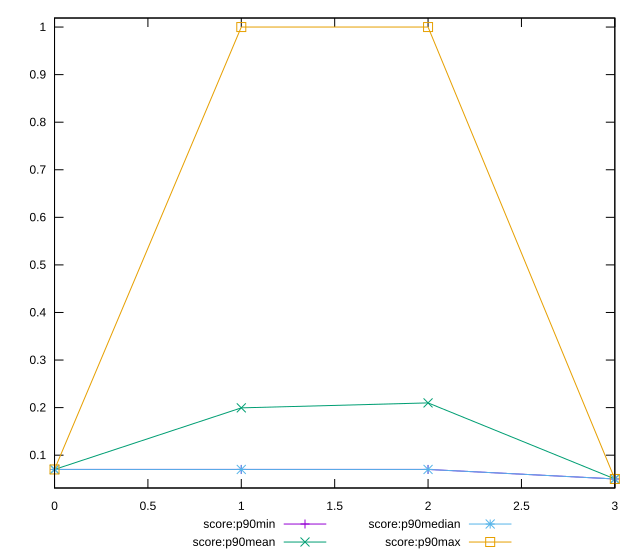

Recreate this plot in gnuplot.
reset

$scoreP90Min <<EOF
0 0.07
1 0.07
2 0.07
3 0.05
EOF

$scoreP90Mean <<EOF
0 0.07000000000000008
1 0.19946808510638314
2 0.2098936170212767
3 0.049999999999999906
EOF

$scoreP90Median <<EOF
0 0.07
1 0.07
2 0.07
3 0.05
EOF

$scoreP90Max <<EOF
0 0.07
1 1
2 1
3 0.05
EOF

set key outside below
set xrange [0:3]
set yrange [0.030999999999999903:1.019]
set trange [0.030999999999999903:1.019]
set terminal svg size 640, 560 enhanced background rgb 'white'
set output "reports/report_00028_2021-02-24T12-49-42.674Z/uses-long-cache-ttl/progression/score.svg"

plot $scoreP90Min title "score:p90min" with linespoints, \
     $scoreP90Mean title "score:p90mean" with linespoints, \
     $scoreP90Median title "score:p90median" with linespoints, \
     $scoreP90Max title "score:p90max" with linespoints

reset
